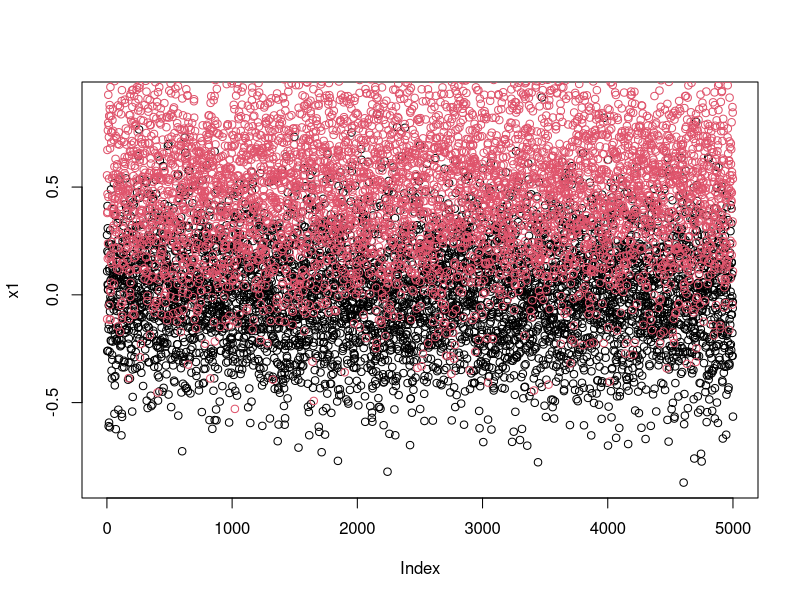

This figure's R source:
w1 = 0.5*matrix(rnorm(12),3,4)
w2 = 0.5*matrix(rnorm(4),4,1)
N = 5000
x1 = rnorm(N, 0, 0.25)
x2 = rnorm(N, 0.5, 0.30)
b = rep(1, N)
epsilon = rnorm(N, 0, 1)
plot(x1)
points(x2, col=2)

input = matrix(c(b, x1,x2), nrow = length(b))

sig = function(x){
    return ((1+exp(-x))^(-1))
}
Y = matrix(nrow = length(b), ncol = 1, 0)
#for (i in 1:nrow(input)) {
#    temp1 = sig(input[i,1:3]%*%w1)
#    temp2 = sig(temp1%*%w2)
#    Y[i] = temp2
#}

n1 = 0
n2 = 0
for (i in 1:nrow(input)) {
  temp1 = sig(input[i,1:3]%*%w1)
  temp2 = sig(temp1%*%w2) + epsilon[i]
  if(temp2 > 0.45){
    Y[i] = 1 
    n1 = n1 +1
  }
  if(temp2 <= 0.45){
    Y[i] = 0
    n2 = n2 + 1
  }
}



filename <- file('data1.csv', open = "w")
for(i in 1:nrow(input)){
  writeLines(paste(c(input[i,1:3], Y[i]), collapse = ";"), filename)
}

close(filename)

